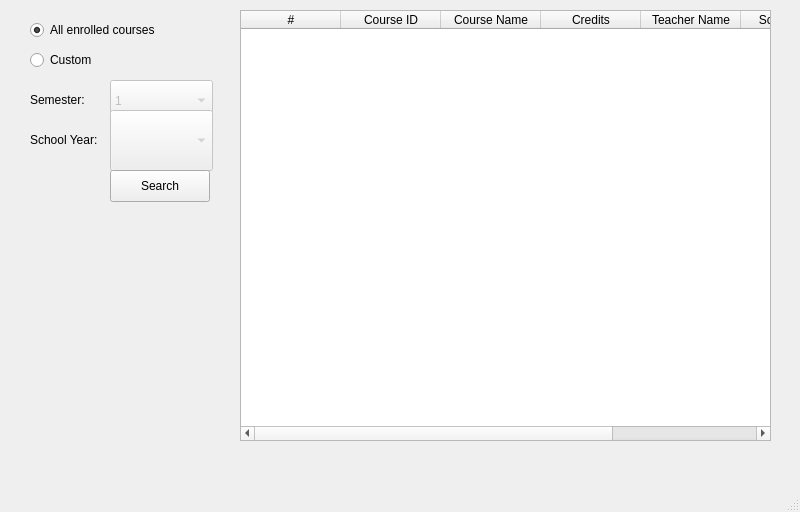
<?xml version="1.0" encoding="UTF-8"?>
<ui version="4.0">
 <class>enrolled_courses</class>
 <widget class="QMainWindow" name="enrolled_courses">
  <property name="geometry">
   <rect>
    <x>0</x>
    <y>0</y>
    <width>800</width>
    <height>512</height>
   </rect>
  </property>
  <property name="windowTitle">
   <string>MainWindow</string>
  </property>
  <widget class="QWidget" name="centralwidget">
   <widget class="QTableWidget" name="tableWidget">
    <property name="geometry">
     <rect>
      <x>240</x>
      <y>10</y>
      <width>531</width>
      <height>431</height>
     </rect>
    </property>
    <attribute name="horizontalHeaderCascadingSectionResizes">
     <bool>false</bool>
    </attribute>
    <attribute name="horizontalHeaderDefaultSectionSize">
     <number>100</number>
    </attribute>
    <column>
     <property name="text">
      <string>#</string>
     </property>
    </column>
    <column>
     <property name="text">
      <string>Course ID</string>
     </property>
    </column>
    <column>
     <property name="text">
      <string>Course Name</string>
     </property>
    </column>
    <column>
     <property name="text">
      <string>Credits</string>
     </property>
    </column>
    <column>
     <property name="text">
      <string>Teacher Name</string>
     </property>
    </column>
    <column>
     <property name="text">
      <string>School Year</string>
     </property>
    </column>
    <column>
     <property name="text">
      <string>Semester</string>
     </property>
    </column>
   </widget>
   <widget class="QComboBox" name="comboBox">
    <property name="enabled">
     <bool>false</bool>
    </property>
    <property name="geometry">
     <rect>
      <x>110</x>
      <y>80</y>
      <width>103</width>
      <height>41</height>
     </rect>
    </property>
    <item>
     <property name="text">
      <string>1</string>
     </property>
    </item>
    <item>
     <property name="text">
      <string>2</string>
     </property>
    </item>
    <item>
     <property name="text">
      <string>3</string>
     </property>
    </item>
   </widget>
   <widget class="QLabel" name="label">
    <property name="geometry">
     <rect>
      <x>30</x>
      <y>90</y>
      <width>71</width>
      <height>20</height>
     </rect>
    </property>
    <property name="text">
     <string>Semester:</string>
    </property>
   </widget>
   <widget class="QLabel" name="label_2">
    <property name="geometry">
     <rect>
      <x>30</x>
      <y>130</y>
      <width>81</width>
      <height>20</height>
     </rect>
    </property>
    <property name="text">
     <string>School Year:</string>
    </property>
   </widget>
   <widget class="QComboBox" name="comboBox_2">
    <property name="enabled">
     <bool>false</bool>
    </property>
    <property name="geometry">
     <rect>
      <x>110</x>
      <y>110</y>
      <width>103</width>
      <height>61</height>
     </rect>
    </property>
   </widget>
   <widget class="QRadioButton" name="allcourse_button">
    <property name="enabled">
     <bool>true</bool>
    </property>
    <property name="geometry">
     <rect>
      <x>30</x>
      <y>20</y>
      <width>161</width>
      <height>20</height>
     </rect>
    </property>
    <property name="text">
     <string>All enrolled courses</string>
    </property>
    <property name="checked">
     <bool>true</bool>
    </property>
   </widget>
   <widget class="QRadioButton" name="customcourse_button">
    <property name="geometry">
     <rect>
      <x>30</x>
      <y>50</y>
      <width>161</width>
      <height>20</height>
     </rect>
    </property>
    <property name="text">
     <string>Custom</string>
    </property>
   </widget>
   <widget class="QPushButton" name="searchcourse_button">
    <property name="geometry">
     <rect>
      <x>110</x>
      <y>170</y>
      <width>100</width>
      <height>32</height>
     </rect>
    </property>
    <property name="text">
     <string>Search</string>
    </property>
   </widget>
  </widget>
  <widget class="QMenuBar" name="menubar">
   <property name="geometry">
    <rect>
     <x>0</x>
     <y>0</y>
     <width>800</width>
     <height>22</height>
    </rect>
   </property>
  </widget>
  <widget class="QStatusBar" name="statusbar"/>
 </widget>
 <resources/>
 <connections/>
</ui>
